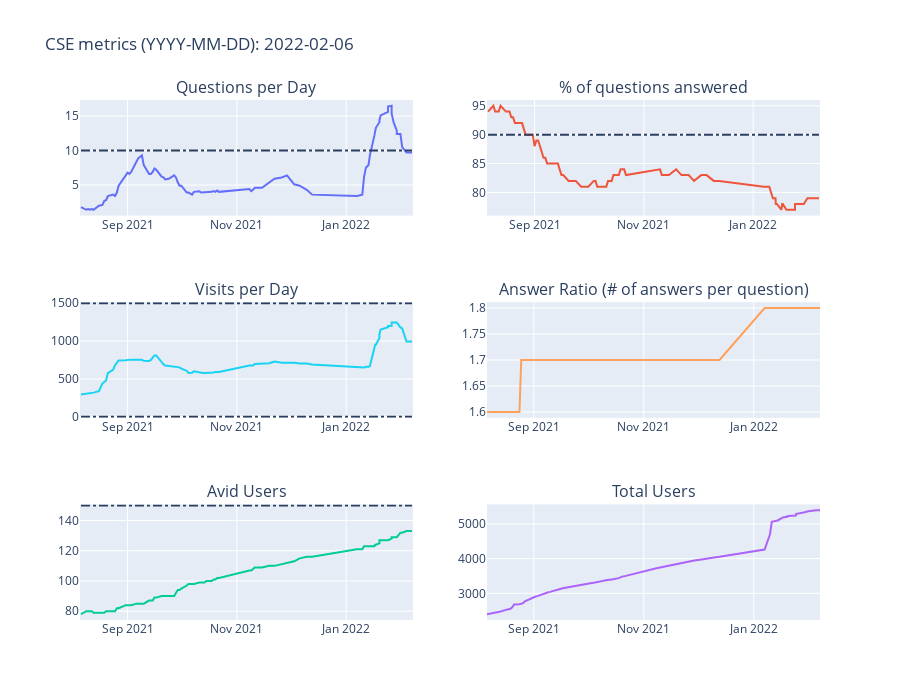

The code cell stored with this chart in its notebook:
### Code cell
# grab initial and final date
t0 = df["date_time"].iloc[0]
tf = df["date_time"].iloc[-1]

fig = make_subplots(rows=3, cols=2, subplot_titles=("Questions per Day", "% of questions answered", "Visits per Day", "Answer Ratio (# of answers per question)", "Avid Users", "Total Users"))#, row_heights=[0.8, 0.2])

fig.add_trace(go.Scatter(x=df["date_time"], y=df["questions_per_day"], name="questions/day"), row=1, col=1)
fig.add_shape(type="line", x0=t0, y0=10, x1=tf, y1=10, line=dict(dash="dashdot"), row=1, col=1)

fig.add_trace(go.Scatter(x=df["date_time"], y=df["answered"], name="ans"), row=1, col=2)
fig.add_shape(type="line", x0=t0, y0=90, x1=tf, y1=90, line=dict(dash="dashdot"), row=1, col=2)

fig.add_trace(go.Scatter(x=df["date_time"], y=df["avid_users"], name="avid_users"), row=3, col=1)
fig.add_shape(type="line", x0=t0, y0=150, x1=tf, y1=150, line=dict(dash="dashdot"), row=3, col=1)

fig.add_trace(go.Scatter(x=df["date_time"], y=df["total_users"], name="total_users"), row=3, col=2)

fig.add_trace(go.Scatter(x=df["date_time"], y=df["answer_ratio"], name="answer_ratio"), row=2, col=2)
fig.add_shape(type="line", x0=t0, y0=2.5, x1=tf, y1=2.5, line=dict(dash="dashdot"), row=2, col=1)

fig.add_trace(go.Scatter(x=df["date_time"], y=df["visits_day"], name="visits/day"), row=2, col=1)
fig.add_shape(type="line", x0=t0, y0=1500, x1=tf, y1=1500, line=dict(dash="dashdot"), row=2, col=1)

fig.update_layout(showlegend=False, width=900, height=700, title="CSE metrics (YYYY-MM-DD): "+str(tf)[:10])
#fig.write_image("../images/mCSE-2022Feb06.png")
